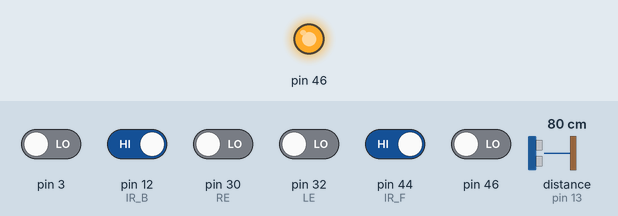
This sketch was run on a simulated Arduino Mega 2560, built with avr-gcc and run on an emulated ATmega2560. On the bench: output pins drawn as LEDs (lit = HIGH). The test bench sets the inputs (shaded band); at power-on: pin 12 (IR_B), pin 44 (IR_F) HIGH, pin 3, pin 30 (RE), pin 32 (LE), pin 46 LOW, distance to the obstacle (sensor on pin 13) 80 cm. The echo pulse lasts 58.3 µs per cm; what the sketch prints to the serial monitor is not drawn.

Above: at 4.2 s.
4.3 s: distance to the obstacle (sensor on pin 13) set to 250 cm
7.3 s: distance to the obstacle (sensor on pin 13) set to 4 cm
10.3 s: distance to the obstacle (sensor on pin 13) set to 299 cm
Timing chart, 0 to 13.3 s (numbered marks = the images above; inputs shaded):
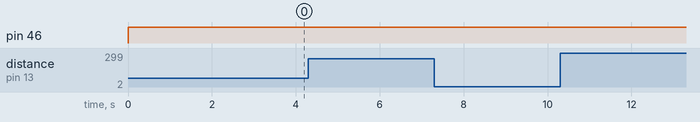

The sketch:

SensorTester.ino
```cpp
#include <NewPing.h>

#define robotnum = 1     // Robot Number (1, 2, 3)
#define QTIsense1 46     // Front QTI
#define QTIsense2 3      // Back QTI
#define IR_F 44          // Front IR Sensor
#define IR_B 12          // Back IR Sensor
#define TRIGGER_PIN  2   // Front Distance Trigger Pin
#define ECHO_PIN 13      // Front Distance Echo Pin
#define MAX_DISTANCE 400 // Distance Sensor Max Distance
#define LE 32            // LE
#define RE 30            // RE
#define IR_DELAY 100000

int LEVal = 0;
int REVal = 0;
int LELast = 0;
int RELast = 0;
int LEState = 0;
int REState = 0;

NewPing sonar(TRIGGER_PIN, ECHO_PIN, MAX_DISTANCE);

void setup() {
  Serial.begin(9600);

}

void loop() {
  encoder();
  int QTI1 = QTIVal(QTIsense1);
  int QTI2 = QTIVal(QTIsense2);
  float d = pulseIn(IR_F, 0, IR_DELAY);
  float x = 1 / ((d / 1000000) * 2);
  float c = pulseIn(IR_B, 0, IR_DELAY);
  float y = 1 / ((c / 1000000) * 2);
  int  dist = sonar.ping_cm();

  Serial.print(" | Front Distance: ");
  Serial.print(dist);
  Serial.print(" | Front IR: ");
  Serial.print(x);
  Serial.print(" | Back IR: ");
  Serial.print(y);
  Serial.print(" | QTI1: ");
  Serial.print(QTI1);
  Serial.print(" | QTI2: ");
  Serial.print(QTI2);
  Serial.print(" | LE: ");
  Serial.print(LEVal);
  Serial.print(" | RE: ");
  Serial.println(REVal);
  delay(25);

}

long QTIVal(int sensorIn) {
  long duration = 0;
  pinMode(sensorIn, OUTPUT);
  digitalWrite(sensorIn, HIGH);
  delay(1);
  pinMode(sensorIn, INPUT);
  digitalWrite(sensorIn, LOW);
  while (digitalRead(sensorIn)) {
    duration++;
  }
  return duration;
}

void encoder() {
  LEState = digitalRead(LE);
  REState = digitalRead(RE);
  if (LEState != LELast) {
    LEVal = LEVal + 1;
  }
  if (REState != RELast) {
    REVal = REVal + 1;
  }
  LELast = LEState;
  RELast = REState;
}
```
